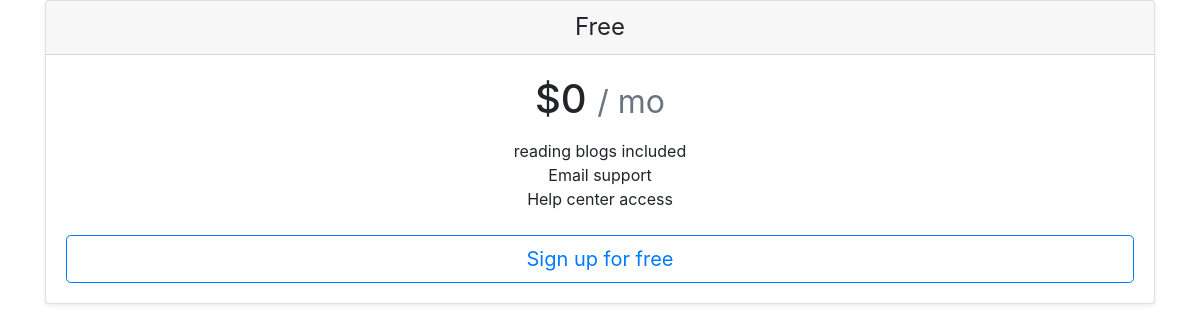
The app's page /subscription/, older data.
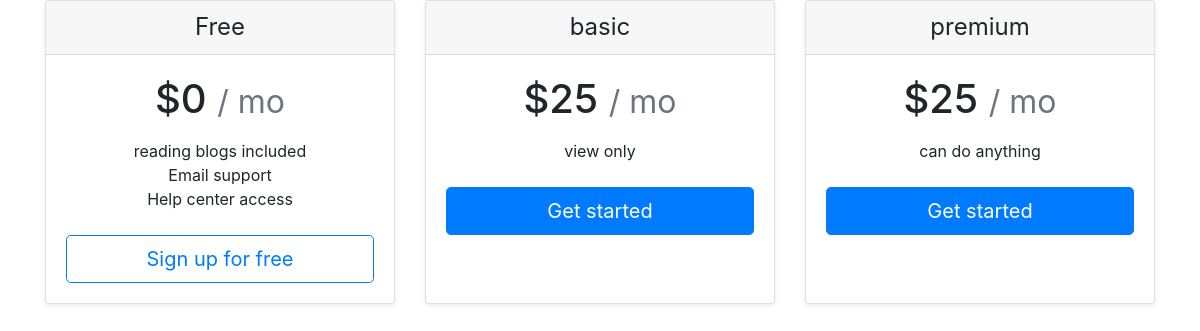
The same page, newer data.
### blogapp/models.py (models this page shows, shortened)
class Plans(models.Model):
    plan_id = models.AutoField(primary_key=True)
    plan_name = models.CharField(max_length=50)
    plan_edit = models.BooleanField(default=False)
    plan_post = models.BooleanField(default=False)
    plan_delete = models.BooleanField(default=False)
    plan_desc = models.TextField()

### blogapp/views.py (the view)
# urls.py: path('subscription/', views.subscription_page, name='subscription_page'),
def subscription_page(request):
    plans = Plans.objects.all()
    return render(request, 'subscription.html',{'plans':plans})

### template/subscription.html (shortened to what this page needs)
<div class="container">
	<div class="card-deck mb-3 text-center">
		<div class="card mb-4 shadow-sm">
			<div class="card-header">
				<h4 class="my-0 font-weight-normal">Free</h4>
			</div>
            {% load static %}
    		<link rel="stylesheet" href="{% static 'css/subscription.css'%}">
			<link rel="stylesheet" href="{% static 'css/font.css'%}">
			<div class="card-body">
				<h1 class="card-title pricing-card-title">$0 <small class="text-muted">/ mo</small></h1>
				<ul class="list-unstyled mt-3 mb-4">
					<li>reading blogs included</li>
					<li>Email support</li>
					<li>Help center access</li>
				</ul>
				<button type="button" class="btn btn-lg btn-block btn-outline-primary">Sign up for free</button>
			</div>
		</div>
		{% for plans in plans %}
		<div class="card mb-4 shadow-sm">
			<div class="card-header">
				<h4 class="my-0 font-weight-normal">{{plans.plan_name}}</h4>
			</div>
			<div class="card-body">
				<h1 class="card-title pricing-card-title">$25 <small class="text-muted">/ mo</small></h1>
				<ul class="list-unstyled mt-3 mb-4">
					{{plans.plan_desc}}
				</ul>
				<a href=" {% url "create_subscription" plans.plan_name %} " class="btn btn-lg btn-block btn-primary">Get started</a>
			</div>
		</div>
		{% endfor %}
	</div>
</div>

Row changes from the older to the newer data that the page shows:
added Plans: plan_name "basic", plan_desc "view only"
added Plans: plan_name "premium", plan_desc "can do anything"
